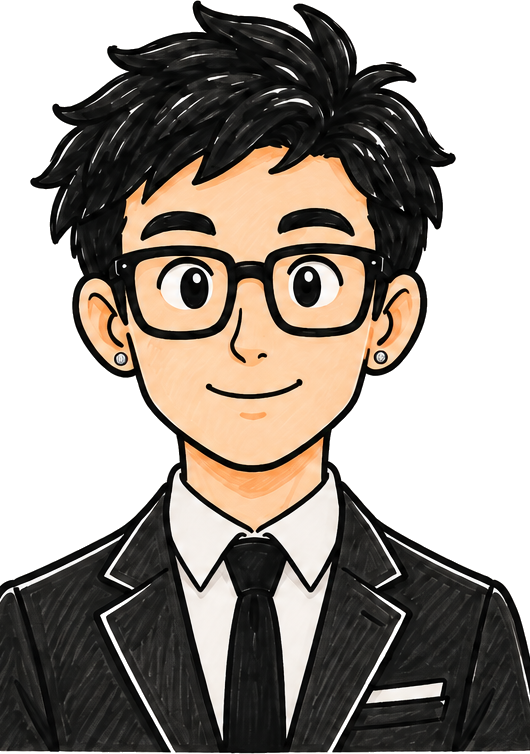
#> input picture assets/characters/you-front-cutout.png, 530 x 754 px
$ python build_screenshot_v2.py ../../../assets/characters/you-front-cutout.png
#> lines starting #> are read from the running program, lines starting #| are printed output that depends on the picture; after the words box and inside, x2 and y2 are one past the last pixel; in counts of white or black regions, pixels touching at a corner belong together
### scripts/shorts/16-pause-pick/build_screenshot.py
"""Screenshot game: a stock card flashes fast on top, YOU reacts below. ~7.2 s seamless loop, no voice.

Usage: python3 build_screenshot.py <out.mp4>
"""
import math
import random
import subprocess
import sys

import numpy as np
from PIL import Image, ImageDraw, ImageFilter, ImageFont

W, H, FPS = 1080, 1920, 30
SECS = 7.2
STEP = 6  # frames per card (0.2 s -> 5 cards a second)
HERE = __file__.rsplit("/", 1)[0] or "."
ROOT = HERE + "/../../.."
INTER = "/usr/share/fonts/opentype/inter/"
EMOJI = "/usr/share/fonts/truetype/noto/NotoColorEmoji.ttf"

# $1,000 at the 12/31/2020 close -> 12/31/2025 close, dividends reinvested (see fact-check.md)
STOCKS = [
    ("NVDA", "Nvidia", 14313, "🤑"), ("PLTR", "Palantir", 7549, "🚀"), ("XOM", "Exxon Mobil", 3573, "🛢️"),
    ("JPM", "JPMorgan Chase", 2888, "🏦"), ("META", "Meta", 2433, "📱"), ("AMD", "AMD", 2335, "💻"),
    ("GLD", "Gold ETF", 2222, "🪙"), ("QQQ", "Nasdaq-100 ETF", 2018, "📈"), ("SPY", "S&P 500 ETF", 1954, "📊"),
    ("TSLA", "Tesla", 1912, "🚗"), ("NFLX", "Netflix", 1734, "🍿"), ("KO", "Coca-Cola", 1482, "🥤"),
    ("PFE", "Pfizer", 863, "💀"), ("DIS", "Disney", 643, "😭"), ("SPCX", "SpaceX", 1017, "🛰️"),
]


def font(name, size):
    return ImageFont.truetype(INTER + name, size)


# [6 lines left out: function emoji, not called in this run]


def centered(d, y, text, f, fill, stroke=0, sfill=None):
    w = d.textlength(text, font=f)
    d.text(((W - w) / 2, y), text, font=f, fill=fill, stroke_width=stroke, stroke_fill=sfill)


# [71 lines left out: functions top_bg, card, you_nervous, sweat, not called in this run]


def bottom_bg():
    im = Image.new("RGB", (W, 960))
    a = np.linspace(0, 1, 960)[:, None]
    top = np.array([62, 48, 92]); bot = np.array([24, 18, 40])
    arr = (top * (1 - a) + bot * a)[:, None, :].repeat(W, 1).astype("uint8")
    im = Image.fromarray(arr)
    g = Image.new("L", (W, 960), 0)
    ImageDraw.Draw(g).ellipse([140, 120, 940, 960], fill=110)
    im.paste((255, 200, 140), (0, 0), g.filter(ImageFilter.GaussianBlur(120)))
    return im


# [62 lines left out: function main, not called in this run]


# [2 lines that do not run on import are left out]

### scripts/shorts/16-pause-pick/build_screenshot_v2.py
"""Stock screenshot game, laid out like the reference: a full stock "map" on top with one tile lit red
(changing 5x a second), a small result box bottom-left (like the flag box), 3-line white text, YOU below.

Usage: python3 build_screenshot_v2.py <out.mp4>
"""
import math
import random
import subprocess
import sys

import numpy as np
from PIL import Image, ImageDraw, ImageFont

import build_screenshot as base

HERE = __file__.rsplit("/", 1)[0] or "."

W, H, FPS, SECS, STEP = 1080, 1920, 30, 7.2, 4  # 7.5 changes a second
F = base.font
PANEL = 960
# a market-map style layout (x, y, w, h) inside the top panel, our own design
TILES = {
    "NVDA": (40, 120, 330, 260), "META": (370, 120, 240, 140), "TSLA": (610, 120, 230, 140), "AMD": (840, 120, 200, 130),
    "PLTR": (840, 250, 200, 130), "SPY": (370, 260, 240, 180), "QQQ": (610, 260, 230, 180),
    "NFLX": (40, 380, 170, 140), "JPM": (210, 380, 160, 140), "XOM": (840, 380, 200, 140),
    "SPCX": (370, 440, 240, 120), "GLD": (610, 440, 230, 120),
    "DIS": (40, 520, 170, 120), "PFE": (210, 520, 160, 120), "KO": (840, 520, 200, 120), "PTON": (370, 560, 470, 80),
}
INFO = {s[0]: s for s in base.STOCKS + [("PTON", "Peloton", 41, "")]}


def board(lit):
    im = Image.new("RGB", (W, PANEL), (243, 244, 246))
    d = ImageDraw.Draw(im)
    for t, (x, y, w, h) in TILES.items():
        on = t == lit
        d.rectangle([x, y, x + w, y + h], fill=(225, 29, 46) if on else (214, 217, 222), outline=(160, 165, 172), width=3)
        f = F("Inter-ExtraBold.otf", max(30, min(64, int(min(w, h) * 0.32))))
        tw = d.textlength(t, font=f)
        d.text((x + (w - tw) / 2, y + h / 2 - f.size * 0.62), t, font=f, fill=(255, 255, 255) if on else (120, 126, 136))
    return im


def result_box(t):
    tick, name, val, emo = INFO[t]
    im = Image.new("RGBA", (300, 250), (0, 0, 0, 0))
    d = ImageDraw.Draw(im)
    d.text((4, 0), "Congratulations!", font=F("Inter-SemiBold.otf", 22), fill=(40, 40, 40))
    d.text((4, 26), "Your $1,000 became:" if tick != "SPCX" else "Your $1,000 (IPO) became:", font=F("Inter-SemiBold.otf", 22), fill=(40, 40, 40))
    d.text((4, 54), name, font=F("Inter-Bold.otf", 22), fill=(20, 20, 20))
    col = (22, 163, 74) if val >= 1000 else (220, 38, 38)
    d.rectangle([0, 88, 280, 240], fill=col)
    vt = ("≈" if tick == "SPCX" else "") + f"${val:,}"
    f = F("Inter-ExtraBold.otf", 64 if len(vt) <= 7 else 56)
    tw = d.textlength(vt, font=f)
    d.text(((280 - tw) / 2, 120), vt, font=f, fill=(255, 255, 255))
    return im


def main(out):
    rnd = random.Random(11)
    n = int(SECS * FPS)
    order, keys = [], list(TILES)
    while len(order) < n // STEP:
        b = keys[:]
        rnd.shuffle(b)
        if order and b[0] == order[-1]:
            b.append(b.pop(0))
        order += b
    order = order[: n // STEP]
    if order[-1] == order[0]:
        order[-1], order[-2] = order[-2], order[-1]
    boards = {t: board(t) for t in TILES}
#> the loop in board, `for t, (x, y, w, h) in TILES.items():` made 16 passes
#> tw on passes 1 to 12: 190.8, 128, 117.2, 99.84, 101.2, 117.6, 133.7, 117.8, 96.16, 106.4, 106.3, 77.55
#> the loop in board (call 2), `for t, (x, y, w, h) in TILES.items():` made 16 passes
#> boards = 16 items
    boxes = {t: result_box(t) for t in TILES}
#> in result_box, `im = Image.new("RGBA", (300, 250), (0, 0, 0, 0))`: im: PIL image 300x250 RGBA; every value is 0
#> in result_box, `tw = d.textlength(vt, font=f)`: tw = 245.9
#> boxes = 16 items
    bb = base.bottom_bg()
#> in bottom_bg, `im = Image.new("RGB", (W, 960))`: im: PIL image 1080x960 RGB; every value is 0
#> in bottom_bg, `im = Image.fromarray(arr)`:
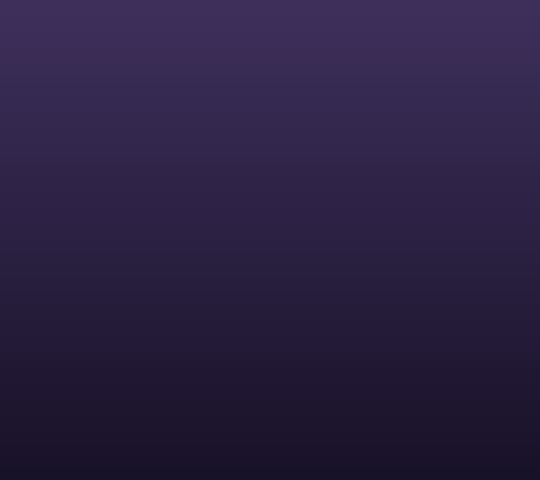
#> im: PIL image 1080x960 RGB (shown at 1/2 size); mean R, G, B 42.5, 32.5, 65.5
#> in bottom_bg, `g = Image.new("L", (W, 960), 0)`: g: PIL image 1080x960 L; every value is 0
#> in bottom_bg, `ImageDraw.Draw(g).ellipse([140, 120, 940, 960], fill=110)`:
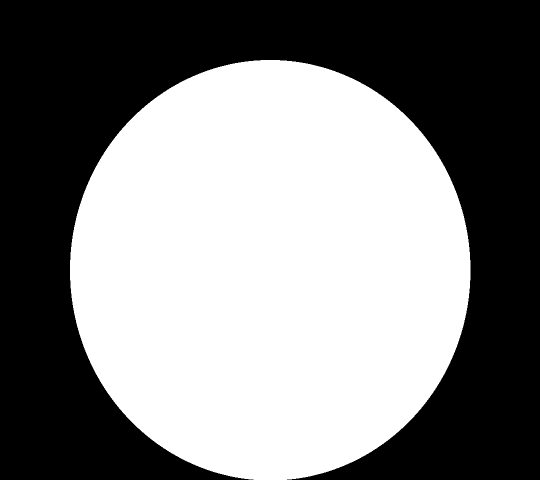
#> g: PIL image 1080x960 L (shown at 1/2 size); values 0 (black) and 110 (white), 51% white; 1 black region, box (x1, y1, x2, y2) and area: (0, 0, 1080, 960) 507862
#> in bottom_bg, `im.paste((255, 200, 140), (0, 0), g.filter(ImageFilter.GaussianBlur(12..`:
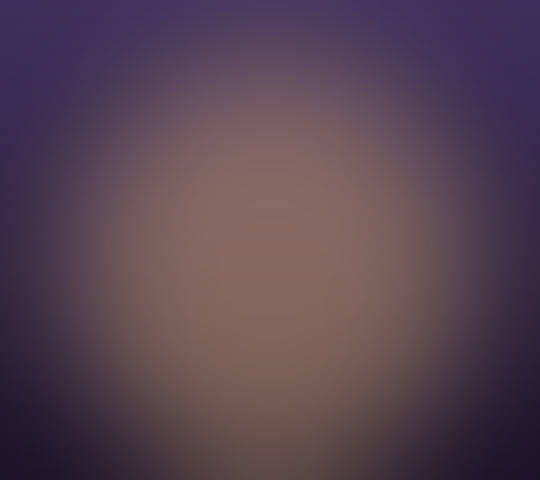
#> im: PIL image 1080x960 RGB (shown at 1/2 size); mean R, G, B 88.1, 68.4, 81.9
    you = Image.open(HERE + "/../../../assets/characters/you-front-cutout.png").convert("RGBA")
#> you is the input picture: PIL image 530x754 RGBA; mean R, G, B, A 147.3, 138, 129, 164.6
    sc = 1.75
    you = you.resize((int(you.width * sc), int(you.height * sc)), Image.LANCZOS)
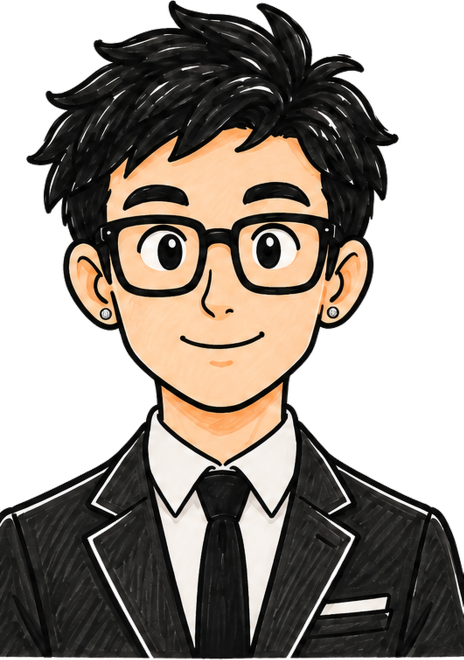
#> you: PIL image 927x1319 RGBA (shown at 1/2 size); mean R, G, B, A 65.9, 58.3, 50.7, 164.6; transparent parts drawn white
    ftxt = F("Inter-ExtraBold.otf", 64)
#> (the run stopped early here; a loop or call above may not have finished)

$ run again, with assets/characters/kid1-reference.png copied over assets/characters/you-front-cutout.png
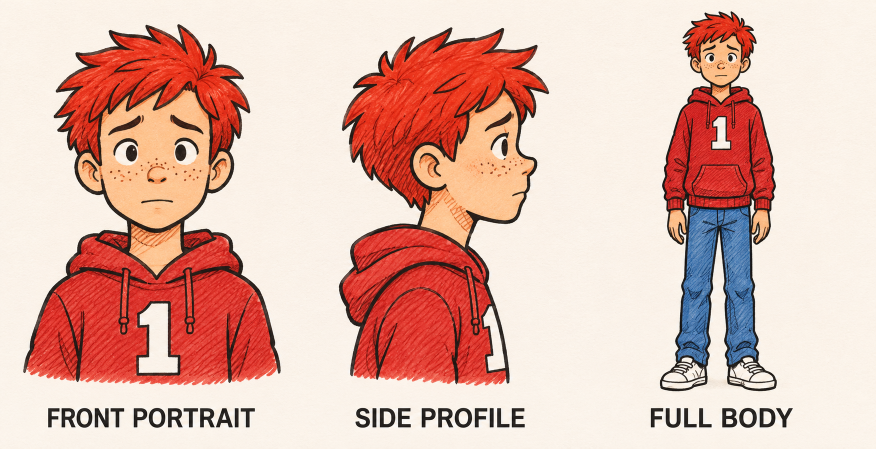
#> input picture assets/characters/kid1-reference.png, 1752 x 897 px (shown at 1/2 size)
#> the loop in board, `for t, (x, y, w, h) in TILES.items():` made 16 passes
#> tw on passes 1 to 8: 190.8, 128, 117.2, 99.84, 101.2, 117.6, 133.7, 117.8
#> the loop in board (call 2), `for t, (x, y, w, h) in TILES.items():` made 16 passes
#> boards = 16 items
#> in result_box, `tw = d.textlength(vt, font=f)`: tw = 245.9
#> boxes = 16 items
#> in main, `you = you.resize((int(you.width * sc), int(you.height * sc)), Image.LA..`:
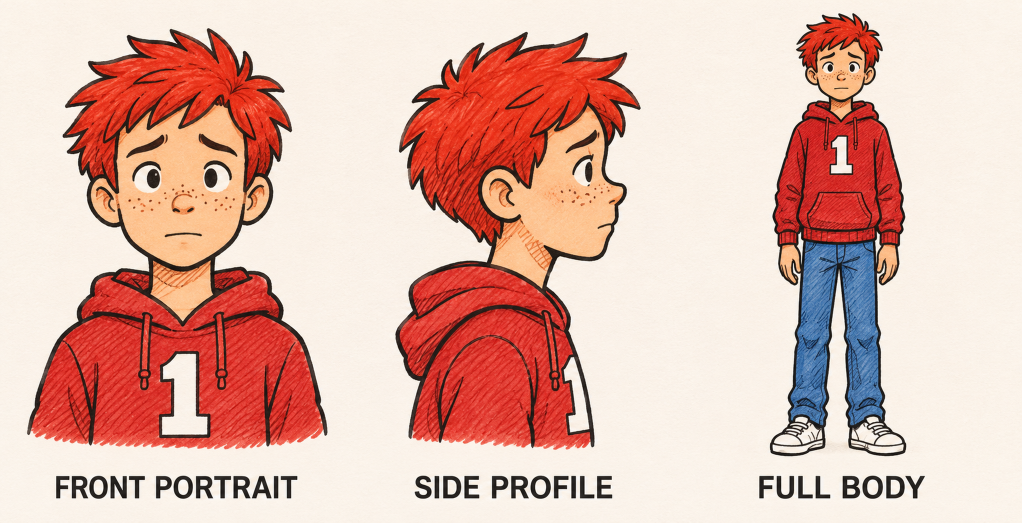
#> you: PIL image 3066x1569 RGBA (shown at 1/3 size); mean R, G, B, A 225, 184.1, 172.8, 255
